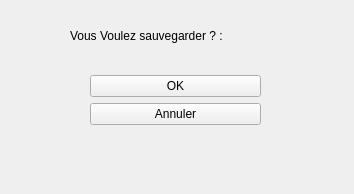
<?xml version="1.0" encoding="UTF-8"?>
<ui version="4.0">
 <class>Form</class>
 <widget class="QWidget" name="Form">
  <property name="geometry">
   <rect>
    <x>0</x>
    <y>0</y>
    <width>354</width>
    <height>194</height>
   </rect>
  </property>
  <property name="windowTitle">
   <string>Form</string>
  </property>
  <widget class="QWidget" name="gridLayoutWidget">
   <property name="geometry">
    <rect>
     <x>90</x>
     <y>60</y>
     <width>171</width>
     <height>81</height>
    </rect>
   </property>
   <layout class="QGridLayout" name="gridLayout">
    <item row="0" column="0">
     <layout class="QVBoxLayout" name="verticalLayout">
      <item>
       <widget class="QPushButton" name="pushButton">
        <property name="text">
         <string>OK</string>
        </property>
       </widget>
      </item>
      <item>
       <widget class="QPushButton" name="pushButton_2">
        <property name="text">
         <string>Annuler</string>
        </property>
       </widget>
      </item>
     </layout>
    </item>
   </layout>
  </widget>
  <widget class="QLabel" name="label">
   <property name="geometry">
    <rect>
     <x>70</x>
     <y>10</y>
     <width>241</width>
     <height>51</height>
    </rect>
   </property>
   <property name="text">
    <string>Vous Voulez sauvegarder ? :</string>
   </property>
  </widget>
 </widget>
 <resources/>
 <connections/>
</ui>
